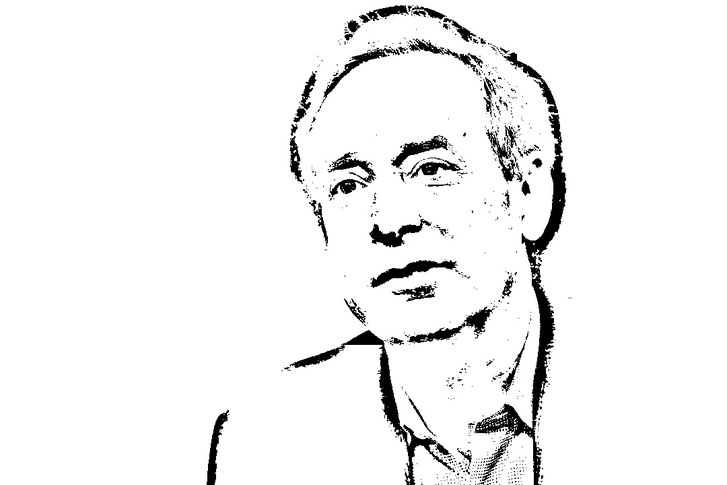
#> input picture images/test1.jpeg, 727 x 485 px, shrunk from 1080 x 720 before the run
$ python '23开闭操作.py'
#> lines starting #> are read from the running program, lines starting #| are printed output that depends on the picture; after the words box and inside, x2 and y2 are one past the last pixel; in counts of white or black regions, pixels touching at a corner belong together
#> further down, src is the input picture: shape (485, 727, 3); min 0, max 255, mean 242.1
import cv2 as cv
import numpy as np
from matplotlib import pyplot as plt
import path_const
'''
【开操作】腐蚀+膨胀-帮助消除图像中小的干扰区域
【闭操作】膨胀+腐蚀-填充小的封闭区域
 水平或者垂直线提取
'''

def open_demo(image):
    print(image.shape)
#| (485, 727, 3)
    gray = cv.cvtColor(image,cv.COLOR_BGR2GRAY)
    ret,binary = cv.threshold(gray,0,255,cv.THRESH_BINARY_INV |cv.THRESH_OTSU)
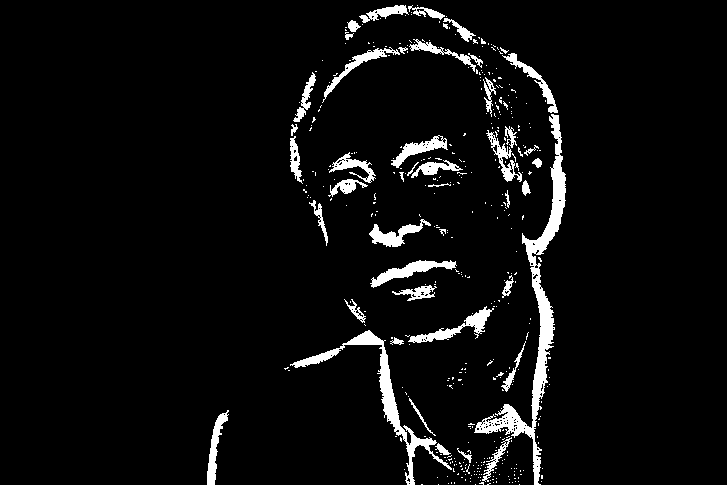
#> binary: shape (485, 727); 5.1% white; 413 white regions (367 under 20 px), largest, box (x1, y1, x2, y2) and area: (474, 114, 566, 485) 4449, (290, 330, 452, 485) 2226, (408, 306, 494, 343) 777
#> ret = 139
    cv.imshow("binary",binary)
    kernel = cv.getStructuringElement(cv.MORPH_RECT,(5,5))
    binary = cv.morphologyEx(binary,cv.MORPH_OPEN,kernel)
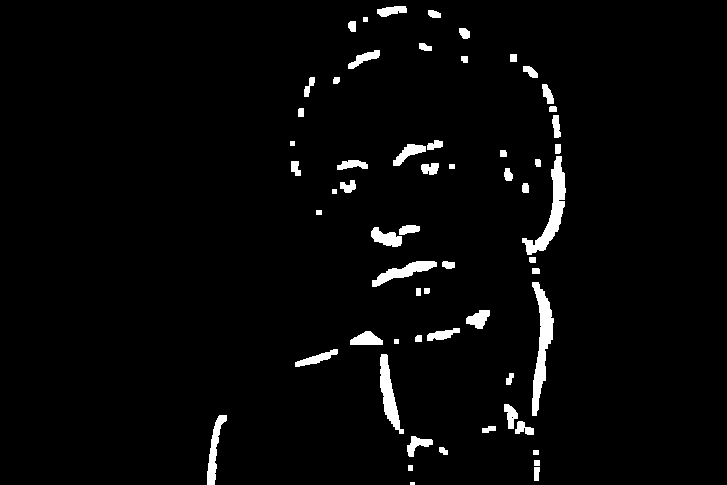
#> binary: shape (485, 727); 3% white; 60 white regions (1 under 20 px), largest, box (x1, y1, x2, y2) and area: (532, 282, 554, 416) 1323, (522, 156, 566, 255) 1252, (380, 354, 404, 434) 805
    cv.imshow("open-result",binary)

def close_demo(image):
    print(image.shape)
#| (485, 727, 3)
    gray = cv.cvtColor(image,cv.COLOR_BGR2GRAY)
    ret,binary = cv.threshold(gray,0,255,cv.THRESH_BINARY_INV |cv.THRESH_OTSU)
#> ret = 139
    cv.imshow("binary",binary)
    kernel = cv.getStructuringElement(cv.MORPH_RECT,(5,5))
    binary = cv.morphologyEx(binary,cv.MORPH_CLOSE,kernel)
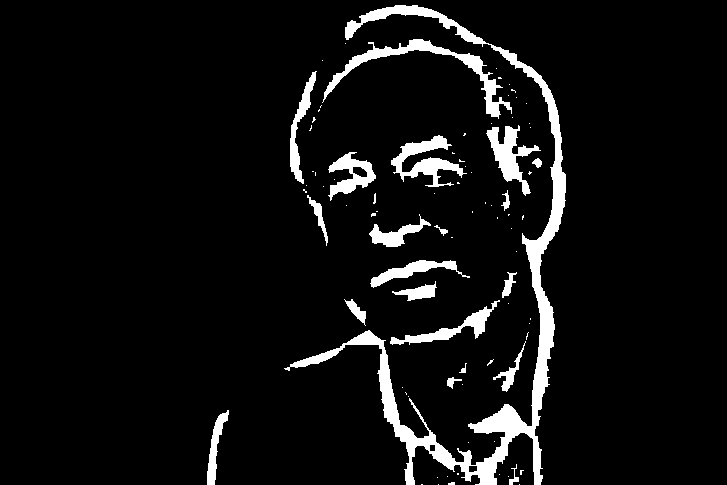
#> binary: shape (485, 727); 6.5% white; 86 white regions (64 under 20 px), largest, box (x1, y1, x2, y2) and area: (284, 5, 566, 485) 11140, (322, 39, 512, 119) 2079, (391, 135, 467, 187) 1468
    cv.imshow("close_demo",binary)

src = cv.imread(path_const.IMAGE_PATHS[2])
#cv.imshow("input image", src)
open_demo(src)
close_demo(src)
cv.waitKey(0)

cv.destroyAllWindows()
